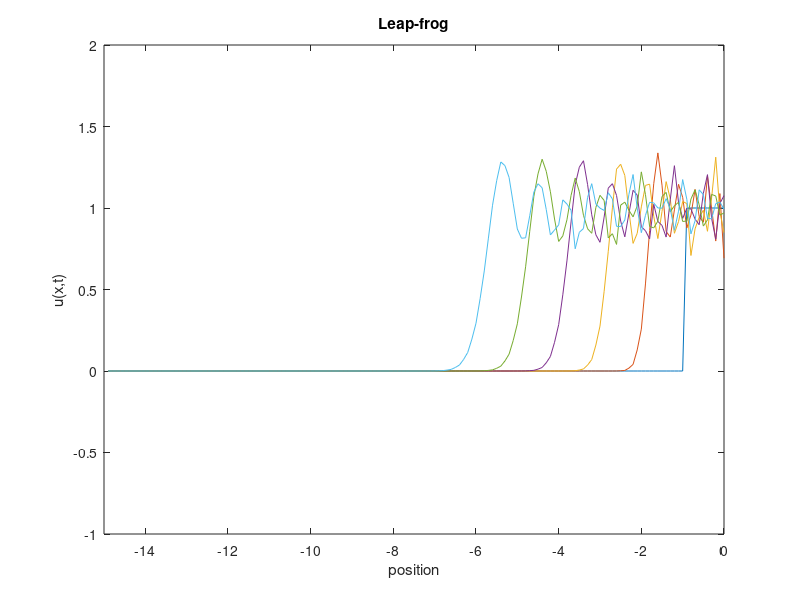

MATLAB code to generate this figure:
%2006 srping 18.086 TA Yeunwoo Cho
%HW2-(3) Leap-frog Method
L=15;
dx=0.1;
dt=0.05;
x=[-L+dx:dx:0]';
n=length(x);
%initial value
u1=zeros(1,n-10);
u2=ones(1,10);
u=[u1 u2]';

r=dt/dx
%algorithm
A_f=sparse(diag(r*ones(n-1,1),1)+...
            diag(-r*ones(n-1,1),-1));
b=[0 zeros(1,n-2) r]';
plot(x,u);
hold on;
u0=u;
u1=u0;
shock_width=[];
for t=dt:dt:5
    u2=A_f*u1+u0+b;
    u0=u1;
    u1=u2;
    if fix(t)==t;
        plot(x,u1)
        a_index=find(u>=0.9 & u<=1);
        b_index=find(u>=0 & u<=0.1);
        a_size=size(a_index);
        b_size=size(b_index);
        wid_1=a_index(1,1);
        wid_2=b_index(b_size(1,1),1);
        sw=shock_width;
        shock_width=[sw wid_1-wid_2];
        axis([-15 0 -1 2]);
    end
end
shock_width
xlabel('position')
ylabel('u(x,t)')
title('Leap-frog')

hold off